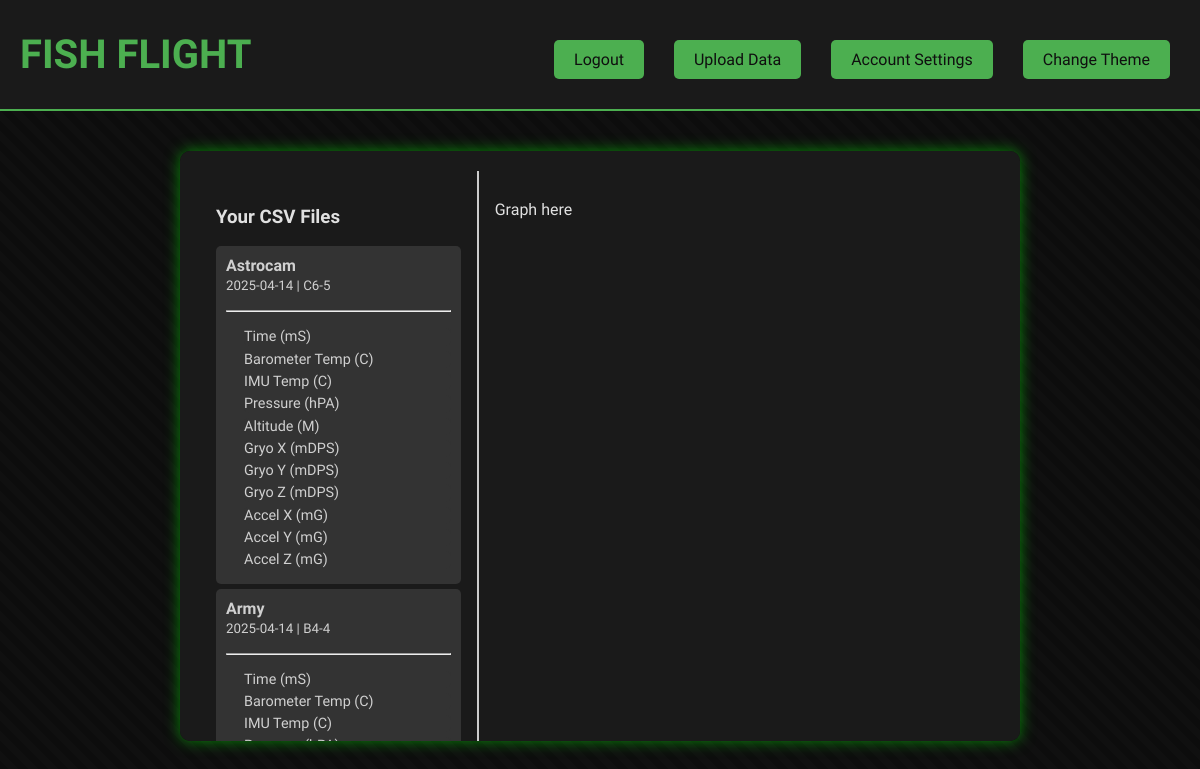
Page /visualiser (signed in) on the committed database.
### setup_db.py (models this page shows)
class CSVFile(Base):
    __tablename__ = 'csv_files'
    id = Column(Integer, primary_key=True)
    filename = Column(String, nullable=False)
    title = Column(String, nullable=False)
    launch_date = Column(String)  # You can use Date if you want stricter typing
    engine_class = Column(String)
    user_id = Column(Integer, ForeignKey('users.id'))
    upload_time = Column(DateTime, default=datetime.utcnow)
    user = relationship("User", backref="csv_files")

### app.py (the view)
@app.route('/visualiser')
def visualiser():
    if "user_id" not in flask_session:
        flash("You need to login to access the visualiser.", "warning")
        return redirect(url_for("login"))
    user_id = flask_session["user_id"]
    user_csvs = db_session.query(CSVFile).filter_by(user_id=user_id).all()
    def get_csv_headers(filepath):
        try:
            with open(filepath, 'r', encoding='utf-8') as f:
                return f.readline().strip().split(",")
        except Exception as e:
            print(f"Error reading {filepath}: {e}")
            return ["<error reading file>"]
    csv_data = []
    for csv in user_csvs:
        filepath = os.path.join(app.config['UPLOAD_FOLDER'], str(user_id), csv.filename)
        headers = get_csv_headers(filepath)
        csv_data.append({
            "title": csv.title,
            "filename": csv.filename,
            "launch_date": csv.launch_date,
            "engine_class": csv.engine_class,
            "headers": headers
        })
    return render_template("visualiser.html", csv_data=csv_data)

### templates/visualiser.html (shortened to what this page needs)
<!DOCTYPE html>
<html lang="en">
<head>
    <link rel="stylesheet" href="{{ url_for('static', filename='css/' + (session.get('theme') or 'halo.css')) }}">
</head>
<body>
    <header>
        <h1><a href="{{ url_for('dashboard') }}">Fish Flight</a></h1>
        <div class="header-buttons">
            <a href="{{ url_for('logout') }}" class="button">Logout</a>
            <a href="{{ url_for('upload') }}" class="button">Upload Data</a>
            <a href="{{ url_for('account_settings') }}" class="button">Account Settings</a>
            <div class="dropdown" style="position: relative;">
                <a class="button" onclick="toggleThemeMenu()">Change Theme</a>
            </div>
        </div>
    </header>
    <main>
        <div class="content-box">
            <div style="display: flex; height: 200%;">
                <div style="flex: 1; border-right: 2px solid #ccc; padding: 16px;">
                    <h3>Your CSV Files</h3>
                    <ul>
                        {% if csv_data %}
                            {% for csv in csv_data %}
                                <li>
                                    <strong>{{ csv.title }}</strong><br>
                                    <small>{{ csv.launch_date }} | {{ csv.engine_class }}</small>
                                    <hr style="margin: 16px 0;">
                                    <ul style="margin-top: 2px; margin-bottom: 2px; padding-left: 18px; font-size: 0.9em; line-height: 1.2;">
                                        {% for header in csv.headers %}
                                            <li style="margin-bottom: 0; padding: 0;">{{ header }}</li>
                                        {% endfor %}
                                    </ul>
                                </li>
                            {% endfor %}
                        {% else %}
                            <li>No CSVs uploaded yet.</li>
                        {% endif %}
                    </ul>
                </div>
                <div style="flex: 2; padding: 16px;">
                    <p>Graph here</p>
                </div>
            </div>
        </div>
    </main>
</body>
</html>

### static/css/halo.css (style rules this page uses)
body { font-family: 'Oxanium', sans-serif; background-color: #0d0d0d; color: #e0e0e0; margin: 0; padding: 0; background-image: linear-gradient(45deg, rgba(15, 15, 15, 0.8) 25%, transparent 25%, transparent 50%, rgba(15, 15, 15, 0.8) 50%, rgba(15, 15, 15, 0.8) 75%, transparent 75%, transparent), linear-gradient(45deg, rgba(26, 26, 26, 0.6) 25%, transparent 25%, transparent 50%, rgba(26, 26, 26, 0.6) 50%, rgba(26, 26, 26, 0.6) 75%, transparent 75%, transparent); background-size: 40px 40px; background-size: 20px 20px, 20px 20px, 100px 100px, 100px 100px; background-position: 0 0, 10px 10px, 0 0, 50px 50px; }
header { background-color: #1a1a1a; padding: 20px; text-align: center; border-bottom: 2px solid #4caf50; display: flex; animation: slideFadeIn 0.6s ease-out forwards; }
header h1 { color: #4caf50; margin: 0; font-size: 2.5rem; text-transform: uppercase; animation: flicker 3s infinite; align-self: center; }
.header-buttons { margin-top: 10px; margin-left: auto; display: flex; gap: 10px; animation: slideFadeIn 0.8s ease-out forwards; }
.button { background-color: #4caf50; color: #0f0f0f; border: none; padding: 10px 20px; margin: 10px; font-size: 1rem; cursor: pointer; border-radius: 5px; transition: background-color 0.3s ease; position: relative; font-family: 'Oxanium', sans-serif; display: block; text-align: center; }
main { padding: 20px; }
.content-box { background-color: #1a1a1a; padding: 20px; border-radius: 10px; box-shadow: 0 0 15px rgba(0, 255, 0, 0.5); max-width: 800px; height: 550px; margin: 20px auto; animation: slideFadeIn 0.9s ease-out forwards, flicker 3s infinite; overflow: auto; }
.content-box p { line-height: 1.6; margin: 10px 0; }
.content-box ul { list-style-type: none; padding: 0; }
.content-box ul li { background-color: #333333; margin: 5px 0; padding: 10px; border-radius: 5px; color: #d0d0d0; }
a { color: #4caf50; text-decoration: none; transition: color 0.3s ease; }
.dropdown { display: flex; align-items: center; position: relative; flex-direction: column; width: fit-content; animation: slideFadeIn 1s ease-out forwards; }

### rows in the picture
CSVFile: title "Astrocam", launch_date "2025-04-14", engine_class "C6-5", headers "Time (mS)" "Barometer Temp (C)" "IMU Temp (C)" "Pressure (hPA)" "Altitude (M)" "Gryo X (mDPS)" "Gryo Y (mDPS)" "Gryo Z (mDPS)" "Accel X (mG)" "Accel Y (mG)" "Accel Z (mG)"
CSVFile: title "Army", launch_date "2025-04-14", engine_class "B4-4", headers "Time (mS)" "Barometer Temp (C)" "IMU Temp (C)"
